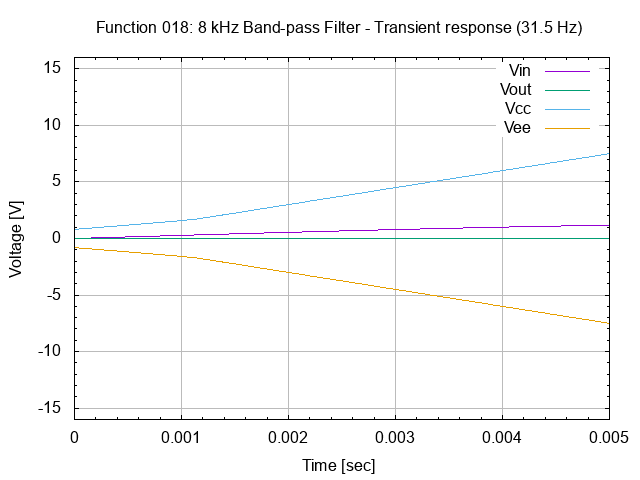

gnuplot code for this plot:
# set terminal
set term png

# set graph
set output "26.018.00.01.03.03.png"
set title "Function 018: 8 kHz Band-pass Filter - Transient response (31.5 Hz)"

# setup Y-axis
set yrange [-16:16]
set grid ytics lt 1 lw 1 lc rgb "#bbbbbb"
set mytics
set ylabel "Voltage [V]"

# setup X-axis
set grid xtics lt 1 lw 1 lc rgb "#bbbbbb"
set mxtics
set xrange [0:0.005]
set xlabel "Time [sec]"

# setup plot style
set style data lines
plot '26.018.00.01.03.dat' using 1:2 title "Vin", \
     '26.018.00.01.03.dat' using 1:3 title "Vout", \
     '26.018.00.01.03.dat' using 1:4 title "Vcc", \
     '26.018.00.01.03.dat' using 1:5 title "Vee"

# set output back to default
set output

# reset terminal type
set terminal pop
